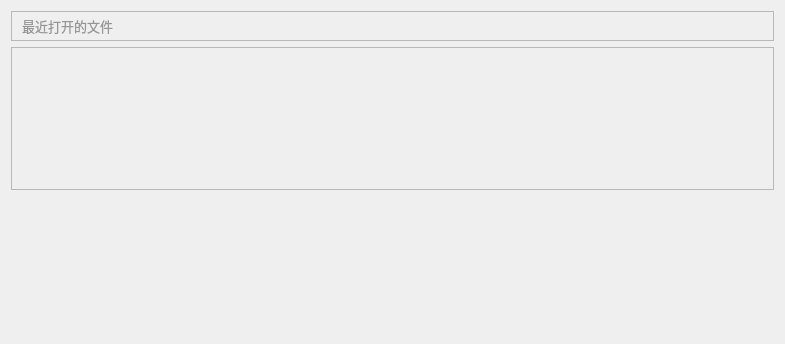
<?xml version="1.0" encoding="UTF-8"?>
<ui version="4.0">
 <class>Container</class>
 <widget class="QWidget" name="Container">
  <property name="geometry">
   <rect>
    <x>0</x>
    <y>0</y>
    <width>785</width>
    <height>344</height>
   </rect>
  </property>
  <property name="windowTitle">
   <string>Container</string>
  </property>
  <layout class="QVBoxLayout" name="verticalLayout">
   <item>
    <widget class="QFrame" name="frame_up">
     <property name="sizePolicy">
      <sizepolicy hsizetype="Preferred" vsizetype="Fixed">
       <horstretch>0</horstretch>
       <verstretch>0</verstretch>
      </sizepolicy>
     </property>
     <property name="minimumSize">
      <size>
       <width>0</width>
       <height>30</height>
      </size>
     </property>
     <property name="maximumSize">
      <size>
       <width>16777215</width>
       <height>30</height>
      </size>
     </property>
     <property name="styleSheet">
      <string notr="true"/>
     </property>
     <property name="frameShape">
      <enum>QFrame::Shape::StyledPanel</enum>
     </property>
     <property name="frameShadow">
      <enum>QFrame::Shadow::Raised</enum>
     </property>
     <layout class="QHBoxLayout" name="horizontalLayout">
      <property name="spacing">
       <number>0</number>
      </property>
      <property name="leftMargin">
       <number>0</number>
      </property>
      <property name="topMargin">
       <number>0</number>
      </property>
      <property name="rightMargin">
       <number>0</number>
      </property>
      <property name="bottomMargin">
       <number>0</number>
      </property>
      <item>
       <spacer name="horizontalSpacer_2">
        <property name="orientation">
         <enum>Qt::Orientation::Horizontal</enum>
        </property>
        <property name="sizeType">
         <enum>QSizePolicy::Policy::Fixed</enum>
        </property>
        <property name="sizeHint" stdset="0">
         <size>
          <width>10</width>
          <height>20</height>
         </size>
        </property>
       </spacer>
      </item>
      <item>
       <widget class="QLabel" name="label_rencent_opened">
        <property name="font">
         <font>
          <pointsize>10</pointsize>
         </font>
        </property>
        <property name="styleSheet">
         <string notr="true">QLabel{
color:rgb(150, 150, 150);
}</string>
        </property>
        <property name="text">
         <string>最近打开的文件</string>
        </property>
       </widget>
      </item>
      <item>
       <spacer name="horizontalSpacer_3">
        <property name="orientation">
         <enum>Qt::Orientation::Horizontal</enum>
        </property>
        <property name="sizeHint" stdset="0">
         <size>
          <width>40</width>
          <height>20</height>
         </size>
        </property>
       </spacer>
      </item>
      <item>
       <widget class="QPushButton" name="add_button">
        <property name="sizePolicy">
         <sizepolicy hsizetype="Fixed" vsizetype="Fixed">
          <horstretch>0</horstretch>
          <verstretch>0</verstretch>
         </sizepolicy>
        </property>
        <property name="minimumSize">
         <size>
          <width>25</width>
          <height>25</height>
         </size>
        </property>
        <property name="maximumSize">
         <size>
          <width>25</width>
          <height>25</height>
         </size>
        </property>
        <property name="styleSheet">
         <string notr="true"> QPushButton {
                background-color: transparent;
                border: none;
                border-radius: 3px;
            }
            QPushButton:hover {
                background-color: rgba(50,50,50,127); /* Change to red on hover */
            }
            QPushButton:pressed {
                background-color: rgba(127.127,127,127); /* Change to brown when pressed */
            }</string>
        </property>
        <property name="text">
         <string/>
        </property>
        <property name="icon">
         <iconset theme="QIcon::ThemeIcon::ListAdd"/>
        </property>
        <property name="iconSize">
         <size>
          <width>22</width>
          <height>22</height>
         </size>
        </property>
        <property name="flat">
         <bool>true</bool>
        </property>
       </widget>
      </item>
      <item>
       <widget class="QPushButton" name="delete_button">
        <property name="sizePolicy">
         <sizepolicy hsizetype="Fixed" vsizetype="Fixed">
          <horstretch>0</horstretch>
          <verstretch>0</verstretch>
         </sizepolicy>
        </property>
        <property name="minimumSize">
         <size>
          <width>25</width>
          <height>25</height>
         </size>
        </property>
        <property name="maximumSize">
         <size>
          <width>25</width>
          <height>25</height>
         </size>
        </property>
        <property name="styleSheet">
         <string notr="true">QPushButton {
                background-color: transparent;
                border: none;
                border-radius: 3px;
            }
            QPushButton:hover {
                background-color:rgb(255, 85, 88); /* Change to red on hover */
            }
            QPushButton:pressed {
                background-color: brown; /* Change to brown when pressed */
            }</string>
        </property>
        <property name="text">
         <string/>
        </property>
        <property name="icon">
         <iconset>
          <normaloff>icon/delete.png</normaloff>icon/delete.png</iconset>
        </property>
        <property name="iconSize">
         <size>
          <width>22</width>
          <height>22</height>
         </size>
        </property>
        <property name="flat">
         <bool>true</bool>
        </property>
       </widget>
      </item>
      <item>
       <spacer name="horizontalSpacer_right">
        <property name="orientation">
         <enum>Qt::Orientation::Horizontal</enum>
        </property>
        <property name="sizeType">
         <enum>QSizePolicy::Policy::Fixed</enum>
        </property>
        <property name="sizeHint" stdset="0">
         <size>
          <width>50</width>
          <height>20</height>
         </size>
        </property>
       </spacer>
      </item>
     </layout>
    </widget>
   </item>
   <item>
    <widget class="QFrame" name="frame_down">
     <property name="sizePolicy">
      <sizepolicy hsizetype="Preferred" vsizetype="Expanding">
       <horstretch>0</horstretch>
       <verstretch>0</verstretch>
      </sizepolicy>
     </property>
     <property name="styleSheet">
      <string notr="true">QFrame{
background-color: transparent;
border: none;&quot;
}</string>
     </property>
     <property name="frameShape">
      <enum>QFrame::Shape::StyledPanel</enum>
     </property>
     <property name="frameShadow">
      <enum>QFrame::Shadow::Raised</enum>
     </property>
    </widget>
   </item>
   <item>
    <spacer name="verticalSpacer_down">
     <property name="orientation">
      <enum>Qt::Orientation::Vertical</enum>
     </property>
     <property name="sizeHint" stdset="0">
      <size>
       <width>20</width>
       <height>139</height>
      </size>
     </property>
    </spacer>
   </item>
  </layout>
 </widget>
 <resources>
  <include location="icon/icon.qrc"/>
 </resources>
 <connections/>
</ui>
